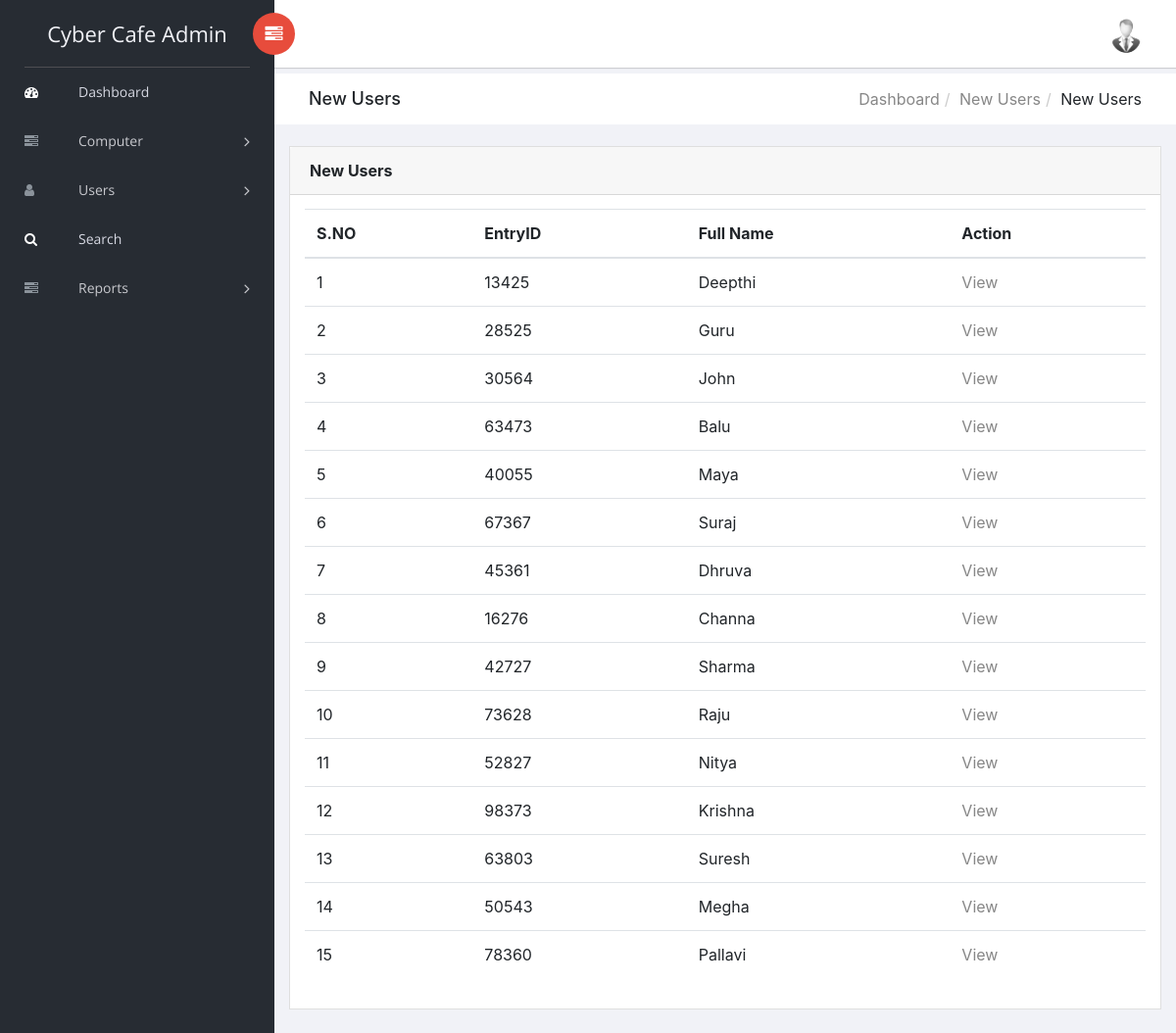
Screenshot of /view-allusers.php (signed in) with the database file from the repository.
### tables this page shows
CREATE TABLE `tblusers` (
  `ID` int(10) NOT NULL,
  `EntryID` varchar(20) DEFAULT NULL,
  `UserName` varchar(120) DEFAULT NULL,
  `UserAddress` varchar(200) DEFAULT NULL,
  `MobileNumber` bigint(10) DEFAULT NULL,
  `Email` varchar(200) DEFAULT NULL,
  `ComputerName` varchar(120) DEFAULT NULL,
  `IDProof` varchar(120) DEFAULT NULL,
  `InTime` timestamp NULL DEFAULT CURRENT_TIMESTAMP,
  `OutTime` timestamp NULL DEFAULT NULL ON UPDATE CURRENT_TIMESTAMP,
  `Fees` varchar(120) DEFAULT NULL,
  `Remark` varchar(120) DEFAULT NULL,
  `Status` varchar(20) NOT NULL,
  `UpdationDate` timestamp NULL DEFAULT NULL ON UPDATE CURRENT_TIMESTAMP
);

### view-allusers.php (the view, shortened to what this page needs)
<?php
include('includes/dbconnection.php');
if (strlen($_SESSION['ccmsaid']==0)) {
  header('location:logout.php');
  } else{
  ?>
<!doctype html>
<html class="no-js" lang="en">
<head>
    <link rel="stylesheet" href="vendors/bootstrap/dist/css/bootstrap.min.css">
    <link rel="stylesheet" href="vendors/font-awesome/css/font-awesome.min.css">
    <link rel="stylesheet" href="vendors/themify-icons/css/themify-icons.css">
    <link rel="stylesheet" href="vendors/flag-icon-css/css/flag-icon.min.css">
    <link rel="stylesheet" href="vendors/selectFX/css/cs-skin-elastic.css">
    <link rel="stylesheet" href="assets/css/style.css">
</head>
<body>
    <?php include_once('includes/sidebar.php');?>
    <div id="right-panel" class="right-panel">
        <?php include_once('includes/header.php');?>
        <div class="breadcrumbs">
            <div class="col-sm-4">
                <div class="page-header float-left">
                    <div class="page-title">
                        <h1>New Users</h1>
                    </div>
                </div>
            </div>
            <div class="col-sm-8">
                <div class="page-header float-right">
                    <div class="page-title">
                        <ol class="breadcrumb text-right">
                            <li><a href="dashboard.php">Dashboard</a></li>
                            <li><a href="manage-newusers.php">New Users</a></li>
                            <li class="active">New Users</li>
                        </ol>
                    </div>
                </div>
            </div>
        </div>
        <div class="content mt-3">
            <div class="animated fadeIn">
                <div class="row">
                    <div class="col-lg-12">
                        <div class="card">
                            <div class="card-header">
                                <strong class="card-title">New Users</strong>
                            </div>
                            <div class="card-body">
                                <table class="table">
                                    <thead>
                                        <tr>
                                            <tr>
                  <th>S.NO</th>
                  <th>EntryID</th>
                  <th>Full Name</th>
                 <th>Action</th>
                </tr>
                                        </tr>
                                        </thead>
                                    <?php
$ret=mysqli_query($con,"select *from tblusers");
$cnt=1;
while ($row=mysqli_fetch_array($ret)) {
?>
                <tr>
                  <td><?php echo $cnt;?></td>
             <td><?php  echo $row['EntryID'];?></td>
                  <td><?php  echo $row['UserName'];?></td>
                  <td ><a href="view-user-detail.php?upid=<?php echo $row['ID'];?>">View</a>
                </tr>
                <?php
$cnt=$cnt+1;
}?>
                                </table>
                            </div>
                        </div>
                    </div>
                </div>
            </div>
        </div>
    </div>
</body>
</html>
<?php }  ?>

### rows the page displays
tblusers: EntryID "13425", UserName "Deepthi"
tblusers: EntryID "28525", UserName "Guru"
tblusers: EntryID "30564", UserName "John"
tblusers: EntryID "63473", UserName "Balu"
tblusers: EntryID "40055", UserName "Maya"
tblusers: EntryID "67367", UserName "Suraj"
tblusers: EntryID "45361", UserName "Dhruva"
tblusers: EntryID "16276", UserName "Channa"
tblusers: EntryID "42727", UserName "Sharma"
tblusers: EntryID "73628", UserName "Raju"
tblusers: EntryID "52827", UserName "Nitya"
tblusers: EntryID "98373", UserName "Krishna"
tblusers: EntryID "63803", UserName "Suresh"
tblusers: EntryID "50543", UserName "Megha"
tblusers: EntryID "78360", UserName "Pallavi"
